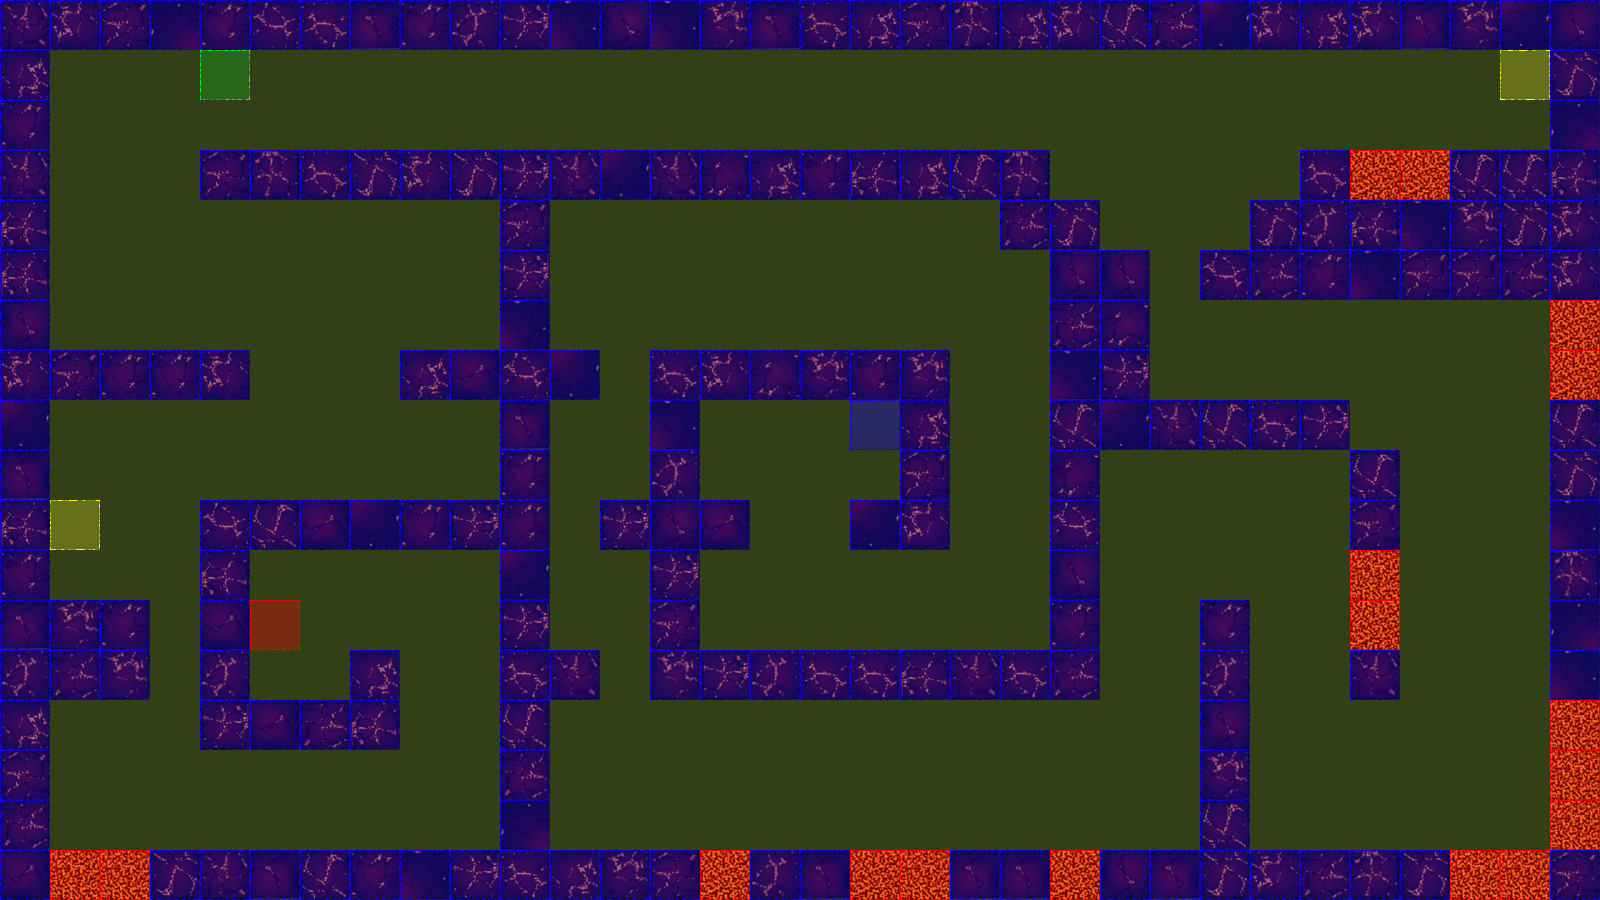

The image is a tile-based game level rendered from a .tmx file. Its description and source (layers, tilesets, objects; grid data summarised) follow:
An orthogonal 32x18 tile map with 50x50 px tiles, 3 tile layers (terrain, collision, event), 2 tilesets.

<map version="1.0" orientation="orthogonal" renderorder="left-up" width="32" height="18" tilewidth="50" tileheight="50" nextobjectid="3">
 <tileset firstgid="1" name="dungeonTile.png" tilewidth="50" tileheight="50" tilecount="64" columns="8">
  <image source="tiles/dungeonTile.png" width="400" height="400" />
 </tileset>
 <tileset firstgid="65" name="collisionTile" tilewidth="50" tileheight="50" tilecount="12" columns="3">
  <image source="tiles/collisionTile.png" width="150" height="200" />
 </tileset>
 <layer name="terrain" width="32" height="18">
  <data>[576 cells, 264 non-empty, 25 distinct tile ids]</data>
 </layer>
 <layer name="collision" width="32" height="18">
  <data>[576 cells, 576 non-empty, 3 distinct tile ids]</data>
 </layer>
 <layer name="event" width="32" height="18">
  <data>[576 cells, 6 non-empty, 5 distinct tile ids]</data>
 </layer>
</map>
